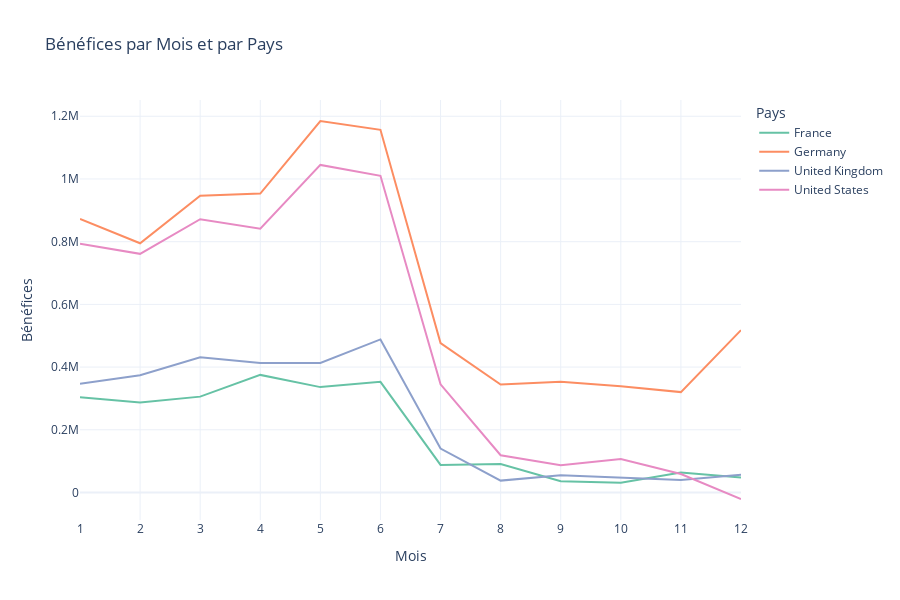

The cell this chart's notebook holds for it:
### Code cell
# Assurez-vous que votre DataFrame contient les colonnes nécessaires : 'Month', 'Country', 'Benefice'

# Calculer les bénéfices totaux par mois et par pays
benefits_by_month_country = df.groupby(['Month', 'Country'])['Benefice'].sum().reset_index()

# Créer un graphique de type courbe
fig = px.line(
    benefits_by_month_country,
    x='Month',  # Axe horizontal : Mois
    y='Benefice',  # Axe vertical : Bénéfices
    color='Country',  # Différenciation par pays
    title='Bénéfices par Mois et par Pays',
    labels={'Benefice': 'Bénéfices', 'Month': 'Mois', 'Country': 'Pays'},
    line_shape='linear',  # Forme des courbes
    color_discrete_sequence=px.colors.qualitative.Set2  # Palette de couleurs
)

# Personnalisation de l'apparence
fig.update_layout(
    xaxis=dict(title='Mois', tickmode='linear', tick0=1, dtick=1),  # Mois affichés comme 1, 2, 3...
    yaxis=dict(title='Bénéfices'),
    legend_title='Pays',
    template='plotly_white',  # Style épuré
    height=600,  # Hauteur de la figure
    width=900  # Largeur de la figure
)

# Afficher la figure
fig.show()

### Figure 1 — Plotly figure (JSON) as saved in the notebook; plotly's stock layout.template omitted (floating-point values rounded to 4 significant figures)
{"data": [{"hovertemplate": "Pays=France<br>Mois=%{x}<br>Bénéfices=%{y}<extra></extra>", "legendgroup": "France", "line": {"color": "rgb(102,194,165)", "dash": "solid", "shape": "linear"}, "marker": {"symbol": "circle"}, "mode": "lines", "name": "France", "orientation": "v", "showlegend": true, "type": "scatter", "x": [1, 2, 3, 4, 5, 6, 7, 8, 9, 10, 11, 12], "xaxis": "x", "y": [303784, 287410, 305707, 375020, 336116, 353014, 87925, 90648, 35953, 31396, 63632, 47668], "yaxis": "y"}, {"hovertemplate": "Pays=Germany<br>Mois=%{x}<br>Bénéfices=%{y}<extra></extra>", "legendgroup": "Germany", "line": {"color": "rgb(252,141,98)", "dash": "solid", "shape": "linear"}, "marker": {"symbol": "circle"}, "mode": "lines", "name": "Germany", "orientation": "v", "showlegend": true, "type": "scatter", "x": [1, 2, 3, 4, 5, 6, 7, 8, 9, 10, 11, 12], "xaxis": "x", "y": [872507, 794855, 946395, 953510, 1184959, 1156726, 476604, 344451, 353572, 338590, 320191, 517780], "yaxis": "y"}, {"hovertemplate": "Pays=United Kingdom<br>Mois=%{x}<br>Bénéfices=%{y}<extra></extra>", "legendgroup": "United Kingdom", "line": {"color": "rgb(141,160,203)", "dash": "solid", "shape": "linear"}, "marker": {"symbol": "circle"}, "mode": "lines", "name": "United Kingdom", "orientation": "v", "showlegend": true, "type": "scatter", "x": [1, 2, 3, 4, 5, 6, 7, 8, 9, 10, 11, 12], "xaxis": "x", "y": [346918, 374181, 431526, 413050, 413399, 488201, 140089, 37859, 55250, 48060, 39528, 56323], "yaxis": "y"}, {"hovertemplate": "Pays=United States<br>Mois=%{x}<br>Bénéfices=%{y}<extra></extra>", "legendgroup": "United States", "line": {"color": "rgb(231,138,195)", "dash": "solid", "shape": "linear"}, "marker": {"symbol": "circle"}, "mode": "lines", "name": "United States", "orientation": "v", "showlegend": true, "type": "scatter", "x": [1, 2, 3, 4, 5, 6, 7, 8, 9, 10, 11, 12], "xaxis": "x", "y": [793795, 761223, 871575, 841233, 1044932, 1010050, 344965, 118748, 87290, 106556, 58831, -20789], "yaxis": "y"}], "layout": {"height": 600, "legend": {"title": {"text": "Pays"}, "tracegroupgap": 0}, "title": {"text": "Bénéfices par Mois et par Pays"}, "width": 900, "xaxis": {"anchor": "y", "domain": [0, 1], "dtick": 1, "tick0": 1, "tickmode": "linear", "title": {"text": "Mois"}}, "yaxis": {"anchor": "x", "domain": [0, 1], "title": {"text": "Bénéfices"}}}}
